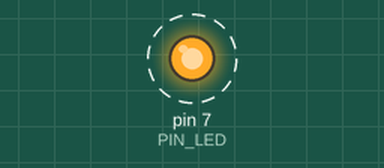
A sketch run on a simulated Arduino Uno, built with avr-gcc and run on an emulated ATmega328P. On the bench: output pins drawn as LEDs (lit = HIGH). Dashed ring = blinking. At 2.0 s the program stops and its outputs stay as they are.

Above: at 1.05 s.
Timing chart, 0 to 3.5 s (numbered marks = the images above):
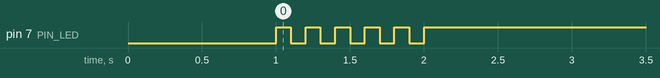

The sketch:

05_practice_2.ino
```cpp
#define PIN_LED 7
unsigned int toggle;

void setup() {
  pinMode(PIN_LED, OUTPUT);
  toggle = 0;
  digitalWrite(PIN_LED,toggle);
  delay(1000);
}

void loop() {
  for (int i = 0; i < 10; i++) {
    toggle = toggle_state(toggle);
    digitalWrite(PIN_LED,toggle);
    delay(100);
  }
  digitalWrite(PIN_LED, 1);
  while (1) {}
}

int toggle_state(int toggle) {
  return !toggle;
}
```

Measured:
- by itself, pin 7 (PIN_LED): alternates HIGH for 0.10 s and LOW for 0.10 s, 11 changes in all, then stays HIGH
